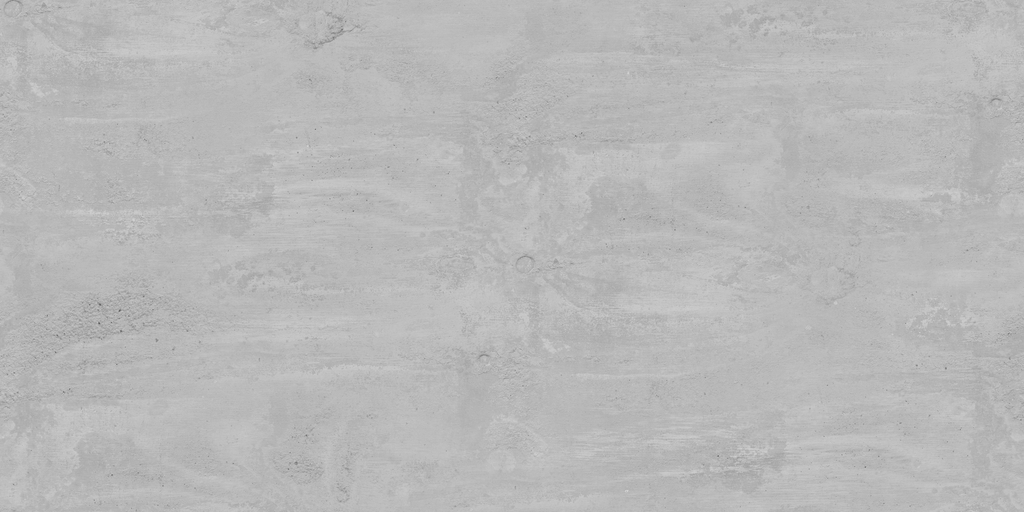
#> input picture assets/roads/concrete034_color.jpg, 1024 x 512 px
$ python make_room_array.py
#> lines starting #> are read from the running program, lines starting #| are printed output that depends on the picture
"""Texture array for merged room shells (18 Nov, rooms on all shops): every room texture (the interiors' ambientCG set,
map_dc/coronado/shops/interior/assets/tex, plus the kit's pavement for door slabs) as one layer of 512 x 512, plus a
white layer for the plain-coloured parts (frames, skirting, light fittings: their colour rides in the vertex colour).
One array = one material for every room's walls, floors, ceilings and fittings: one draw per room shell.
Writes map_dc/coronado/city_kit/runtime_tex/arr_room.png (+ .import as a 2D array) and arr_room.json (layer names).
Derived data like the other arrays (runtime_tex is not in git). Run from the repo root: python3 -I tools/city/rooms/make_room_array.py
"""
import json
import os
from PIL import Image

ROOT = os.path.abspath(os.path.join(os.path.dirname(os.path.abspath(__file__)), "..", "..", ".."))
TEX = os.path.join(ROOT, "map_dc/coronado/shops/interior/assets/tex")
OUT = os.path.join(ROOT, "map_dc/coronado/city_kit/runtime_tex")
S = 512

IMPORT = """[remap]

importer="2d_array_texture"
type="CompressedTexture2DArray"

[deps]

source_file="res://map_dc/coronado/city_kit/runtime_tex/arr_room.png"

[params]

compress/mode=2
compress/high_quality=false
compress/lossy_quality=0.7
compress/uastc_level=0
compress/rdo_quality_loss=0.0
compress/hdr_compression=1
compress/channel_pack=0
mipmaps/generate=true
mipmaps/limit=-1
slices/horizontal=1
slices/vertical=%d
"""


def main():
    names = sorted({f.rsplit("_", 2)[0] for f in os.listdir(TEX) if f.endswith("_color.jpg")})
    layers = [("white", Image.new("RGB", (S, S), (255, 255, 255)))]
    for n in names:
        f = [x for x in os.listdir(TEX) if x.startswith(n + "_") and x.endswith("_color.jpg")][0]
        layers.append((n, Image.open(os.path.join(TEX, f)).convert("RGB").resize((S, S), Image.LANCZOS)))
    pave = os.path.join(ROOT, "assets/roads/concrete034_color.jpg")
    if os.path.exists(pave):
        layers.append(("pave", Image.open(pave).convert("RGB").resize((S, S), Image.LANCZOS)))
    strip = Image.new("RGB", (S, S * len(layers)))
#> strip: PIL image 512x1024 RGB; every value is 0
    for i, (_, im) in enumerate(layers):
        strip.paste(im, (0, i * S))
#> this loop made 2 passes
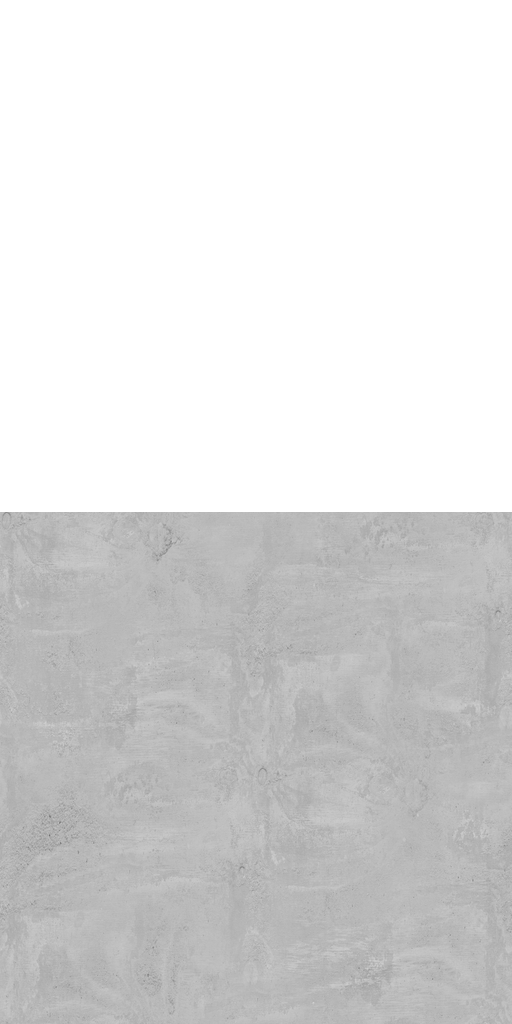
#> strip: PIL image 512x1024 RGB; min 111, max 255, mean 219.7
    os.makedirs(OUT, exist_ok=True)
    strip.save(os.path.join(OUT, "arr_room.png"))
    open(os.path.join(OUT, "arr_room.png.import"), "w").write(IMPORT % len(layers))
    json.dump({"layers": [n for n, _ in layers]}, open(os.path.join(OUT, "arr_room.json"), "w"), indent=1)
    print("ROOM_ARRAY layers=%d -> %s" % (len(layers), os.path.join(OUT, "arr_room.png")))
#| ROOM_ARRAY layers=2 -> map_dc/coronado/city_kit/runtime_tex/arr_room.png


if __name__ == "__main__":
    main()
